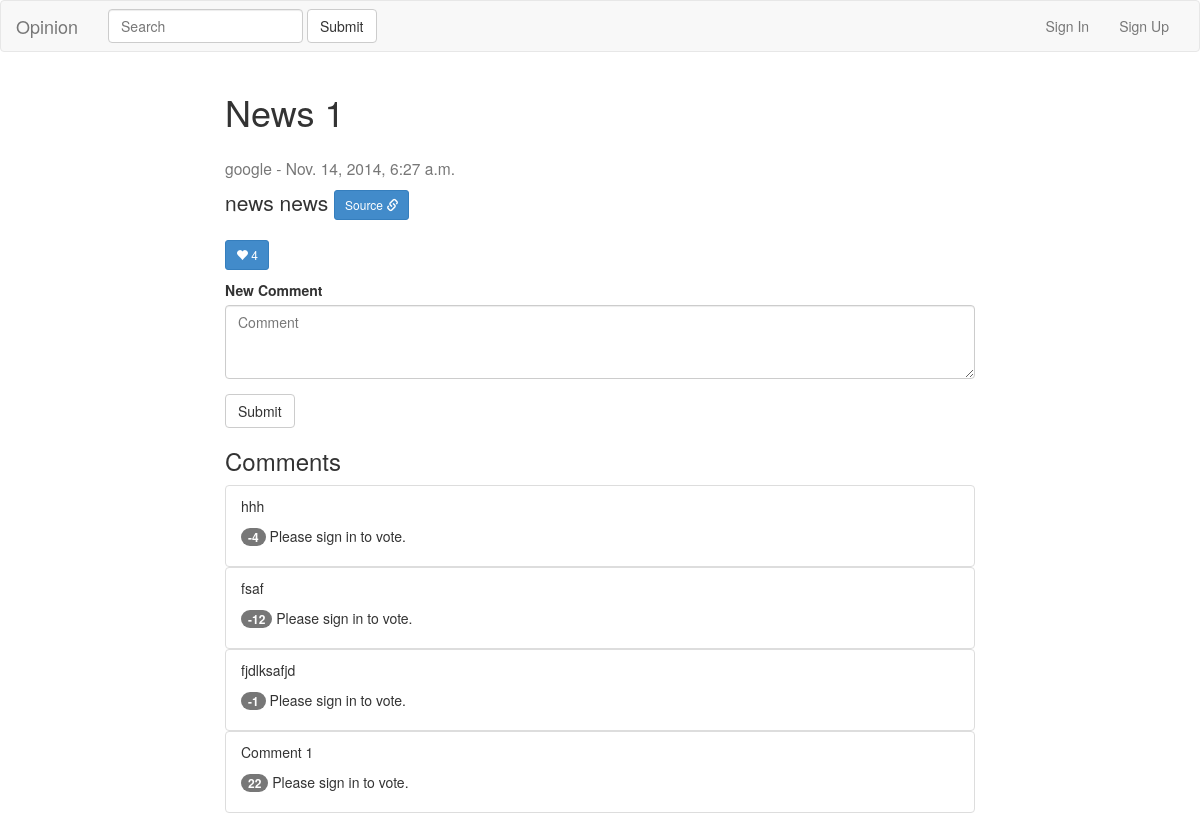
/topic_id=1/, run on an earlier commit of the app's database.
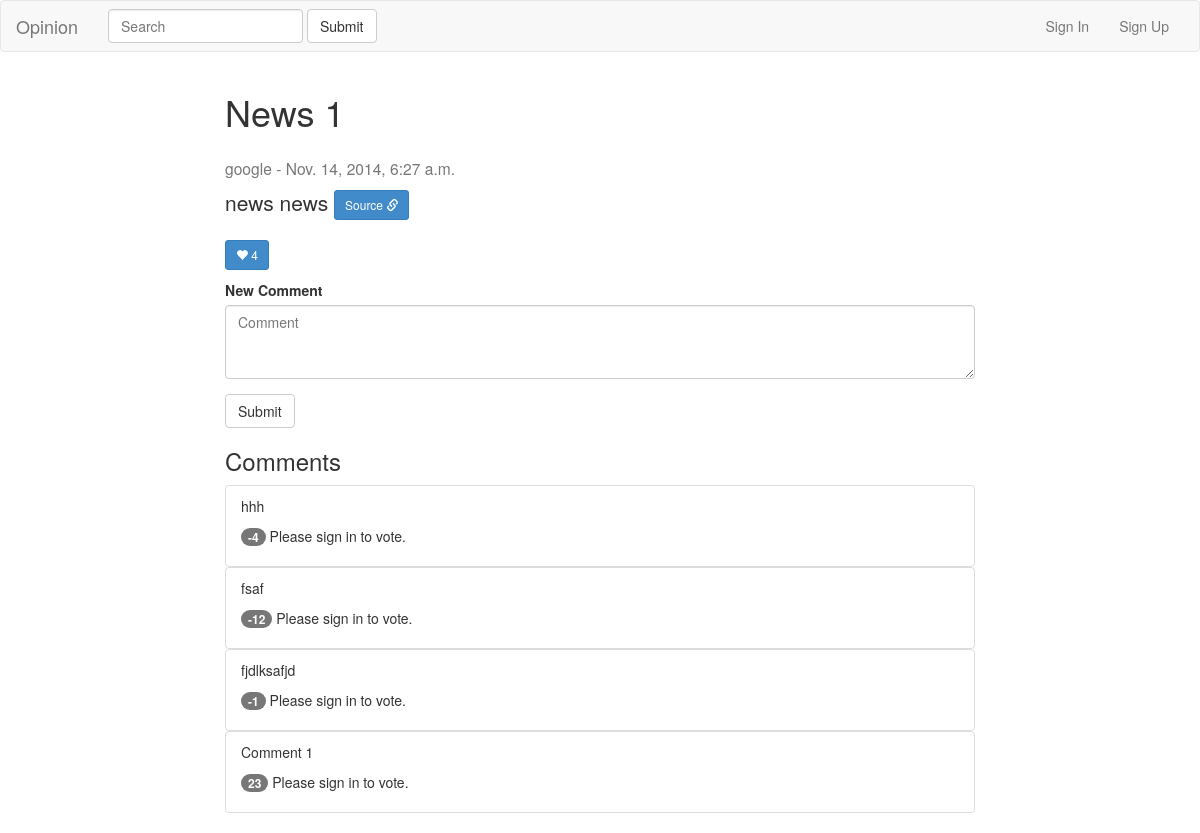
And on a later commit of the database.
### appopinion/models.py (models this page shows)
class Topic(models.Model):
    title = models.CharField(max_length=255)
    date = models.DateTimeField('date published')
    content = models.TextField()
    url = models.CharField(max_length=255)
    source = models.CharField(max_length=255)
    likecount = models.BigIntegerField(default=0)

class Comment(models.Model):
    content = models.TextField()
    parent = models.ForeignKey(Topic)
    date = models.DateTimeField('date published')
    vote = models.BigIntegerField(default=0)

### appopinion/views.py (the view)
# urls.py: url(r'^topic_id=(?P<topic_id>[0-9]+)/$', views.topic_detail, name='topic_detail'),
def topic_detail(request, topic_id):
    topic = Topic.objects.get(pk=topic_id)
    try:
        comment_text = request.POST['content']
        if comment_text != '':
            if not request.user.is_authenticated():
                return HttpResponseRedirect(
                            reverse('appopinion:signin') +
                            '?next=%s' % request.path)
            new_comment = Comment(
                                  parent_id = topic_id,
                                  content = cgi.escape(comment_text, True),
                                  date = datetime.now(),
                                  )
            new_comment.save()
    except:
        pass
    comment_list = Comment.objects.all().filter(parent_id=topic_id)
    return render(request, 'appopinion/topic_detail.html', {'topic_id':topic_id, 'topic':topic, 'comment_list':comment_list[::-1]})

### appopinion/template/appopinion/topic_detail.html (shortened to what this page needs)
{% extends 'appopinion/base.html' %}
{%  block content %}
<div class="container">
    <div class="row">
		<div class="col-md-8 col-md-offset-2">
			<h1>{{topic.title}}</h1>
			<h3><small>{{topic.source}} - {{topic.date}}</small></h3>
		</div>
		<div class="col-md-8 col-md-offset-2">
			<p class="lead">{{topic.content}} <a class="btn btn-primary btn-sm" href="{{ topic.url }}" role="button">Source <span class="glyphicon glyphicon-link" aria-hidden="true"></span></a>
            </p>
            <p>
              <form action="{% url 'appopinion:like' topic.id %}" method="post">
                <button type="submit" class="btn btn-primary btn-sm">
                    <span class="glyphicon glyphicon-heart" aria-hidden="true"></span>
                    {{topic.likecount}}
                </button>
              </form>
            </p>
        </div>
  	</div>
  	<div class="row">
		<div class="col-md-8 col-md-offset-2">
		<form action="" method="post">
    		<div class="form-group">
    			<label for="content">New Comment</label>
    			<textarea class="form-control" name="content" id="content" placeholder="Comment" ROWS=3></textarea>
  			</div>
    		<button type="submit" class="btn btn-default" >Submit</button>
		</form>
		</div>
  	</div>
  	<div class="row">
  		<div class="col-md-8 col-md-offset-2">
  		<h3>Comments</h3>
  		<ul class="list-group">
  			{% for comment in comment_list %}
			<div class="comments", id="comments">
  			<li class="list-group-item">
              <div>
                <p>{{comment.content}}</p>
                <p>
                  {% if user.is_authenticated %}
                    <a href='#' class='vote' data-commentid='{{comment.id}}' data-up='1'><span class="glyphicon glyphicon-thumbs-up" aria-hidden="true"></span></a>
                    <span class="badge" id="votecount{{comment.id}}">{{comment.vote}}</span>
                    <a href='#' class='vote' data-commentid='{{comment.id}}' data-up='0'><span class="glyphicon glyphicon-thumbs-down" aria-hidden="true"></span></a>
                  {% else %}
                    <span class="badge" id="votecount{{comment.id}}">{{comment.vote}}</span>
                    Please sign in to vote.
                  {% endif %}
                </p>
              </div>
            </li>
			</div>
  			{% endfor %}
		</ul>
		</div>
	</div>
</div>
{% endblock %}

### appopinion/template/appopinion/base.html (shortened to what this page needs)
{% load staticfiles %}
{% load dajaxice_templatetags %}
<!DOCTYPE html>
<html lang="en">
<head>
    <link rel="stylesheet" type="text/css" href="{% static 'appopinion/bootstrap.min.css' %}">
</head>
<body>
<nav class="navbar navbar-default" role="navigation">
  <div class="container-fluid">
    <div class="navbar-header">
      <a class="navbar-brand" href="/">Opinion  </a>
    </div>
    <div class="collapse navbar-collapse" id="bs-example-navbar-collapse-1">
      <form class="navbar-form navbar-left" role="search">
        <div class="form-group">
          <input type="text" class="form-control" placeholder="Search">
        </div>
        <button type="submit" class="btn btn-default">Submit</button>
      </form>
      <ul class="nav navbar-nav navbar-right">
        {% if user.is_authenticated %}
          <li><a>You are signed in as <b>{{user.username}}</b></a></li>
          <li><a href="/signout/">Sign Out</a></li>
        {% else %}
          <li><a href="/signin/">Sign In</a></li>
          <li><a href="/signup/">Sign Up</a></li>
        {% endif %}
      </ul>
    </div>
  </div>
</nav>
{% block content %}{% endblock %}
</body>
</html>

What changed in the data, as far as the page shows it:
changed Comment "Comment 1": vote "22" → "23"
